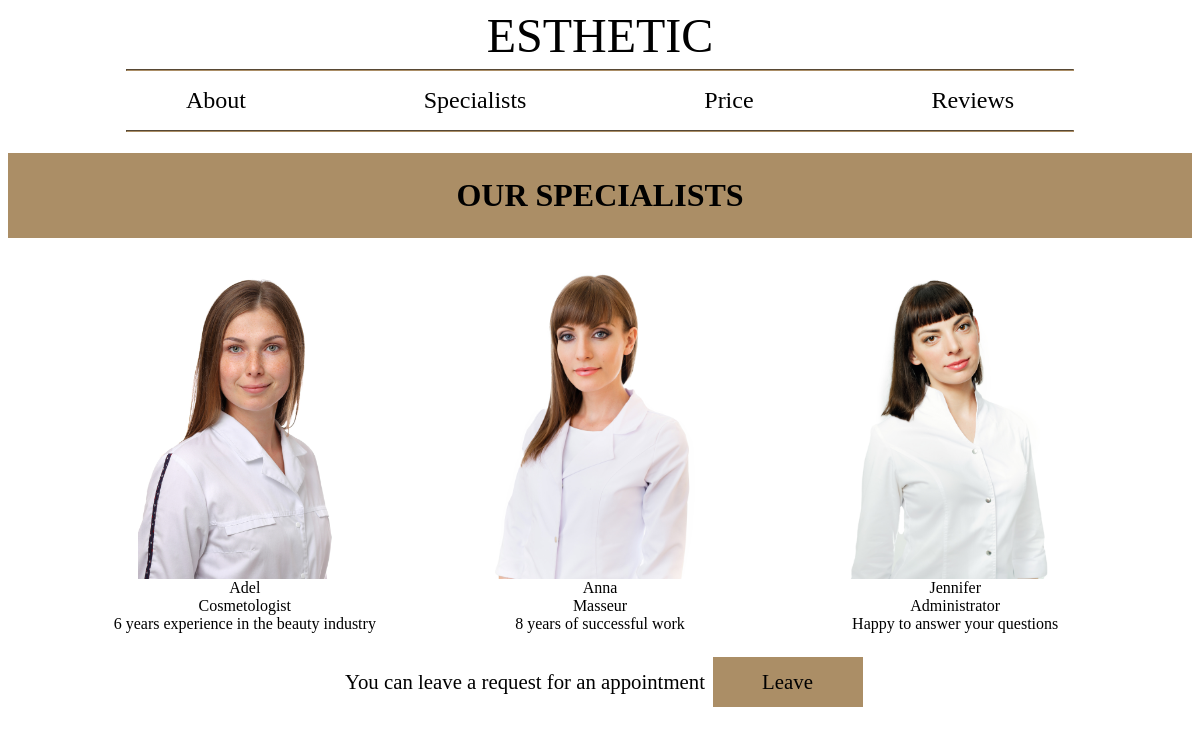
Screenshot of /specialists/ with the database file from the repository.
### app/models.py (models this page shows, shortened)
class Specialists(models.Model):
    photo = models.ImageField(upload_to='uploads')
    name = models.CharField(max_length=250)
    position = models.CharField(max_length=250)
    additional = models.CharField(max_length=250)

### app/views.py (the view)
# urls.py: path('specialists/', app_views.specialists, name='specialists'),
def specialists (request):
    specialists = Specialists.objects.all()
    return render(request, 'specialists.html', {'specialists':specialists})

### app/templates/specialists.html
{% extends 'base.html' %}
{% block content %}
<h1 class="subtitle">OUR SPECIALISTS</h1>
<div class="special">
{% for x in specialists %}
    <div class="specialists">
        <img class="image" src="{{ x.photo.url }}">
        <span>{{ x.name }}</span>
        <span>{{ x.position }}</span>
        <span>{{ x.additional }}</span>
    </div>
{% endfor %}
</div>
<div class="bottom"><span class="ask">You can leave a request for an appointment</span><a class="button" href="{% url 'home' %}"><div class="leave">Leave</div></a></div>
{% endblock %}

### app/templates/base.html (shortened to what this page needs)
{% load static %}
<!DOCTYPE html>
<html lang="en">
<head>
    <link rel="stylesheet" href="{% static 'app/css/style.css'%}">
</head>
<body>
    <header>
        <div class="name"><a href="{% url 'home' %}"><span>ESTHETIC</span></a></div>
    </header>
    <hr>
    <div class="container">
        <div><a href="{% url 'about' %}"><span>About</span></a></div>
        <div><a href="{% url 'specialists' %}"><span>Specialists</span></a></div>
        <div><a href="{% url 'price' %}"><span>Price</span></a></div>
        <div><a href="{% url 'reviews' %}"><span>Reviews</span></a></div>
    </div>
    <hr>
    {% block content %}
    {% endblock %}
</body>
</html>

### app/static/app/css/style.css (style rules this page uses)
header { height: 45px; display: flex; flex-wrap: wrap; justify-content: center; }
.container { display: flex; flex-wrap: wrap; justify-content: space-evenly; align-items: flex-start; align-content: space-between; font-size: 1.5em; }
hr { margin-block-start: 1em; margin-block-end: 1em; margin-inline-start: 10%; margin-inline-end: 10%; border-width: 1px; border-color: rgb(171, 142, 102); }
.name { display: flex; flex-direction: column; justify-content: flex-end; font-family: 'Times New Roman', Times, serif; font-size: 3em; }
a { text-decoration: none; color: black; }
.special { display: flex; flex-direction: row; flex-wrap: wrap; align-content: center; justify-content: center; }
.specialists { display: flex; flex-direction: column; flex-wrap: nowrap; align-items: center; width: 30%; }
.image { width: 60%; }
.subtitle { text-align: center; background-color: rgb(171, 142, 102); padding: 2%; }
.bottom { display: flex; justify-content: center; align-items: center; height: 10%; margin: 2%; }
.ask { font-size: 1.3em; }
.leave { background-color: rgb(171, 142, 102); width: 150px; height: 50px; display: flex; align-items: center; justify-content: center; font-size: 1.3em; margin-left: 5%; }

### rows the page displays
Specialists: photo (picture), name "Adel", position "Cosmetologist", additional "6 years experience in the beauty industry"
Specialists: photo (picture), name "Anna", position "Masseur", additional "8 years of successful work"
Specialists: photo (picture), name "Jennifer", position "Administrator", additional "Happy to answer your questions"
